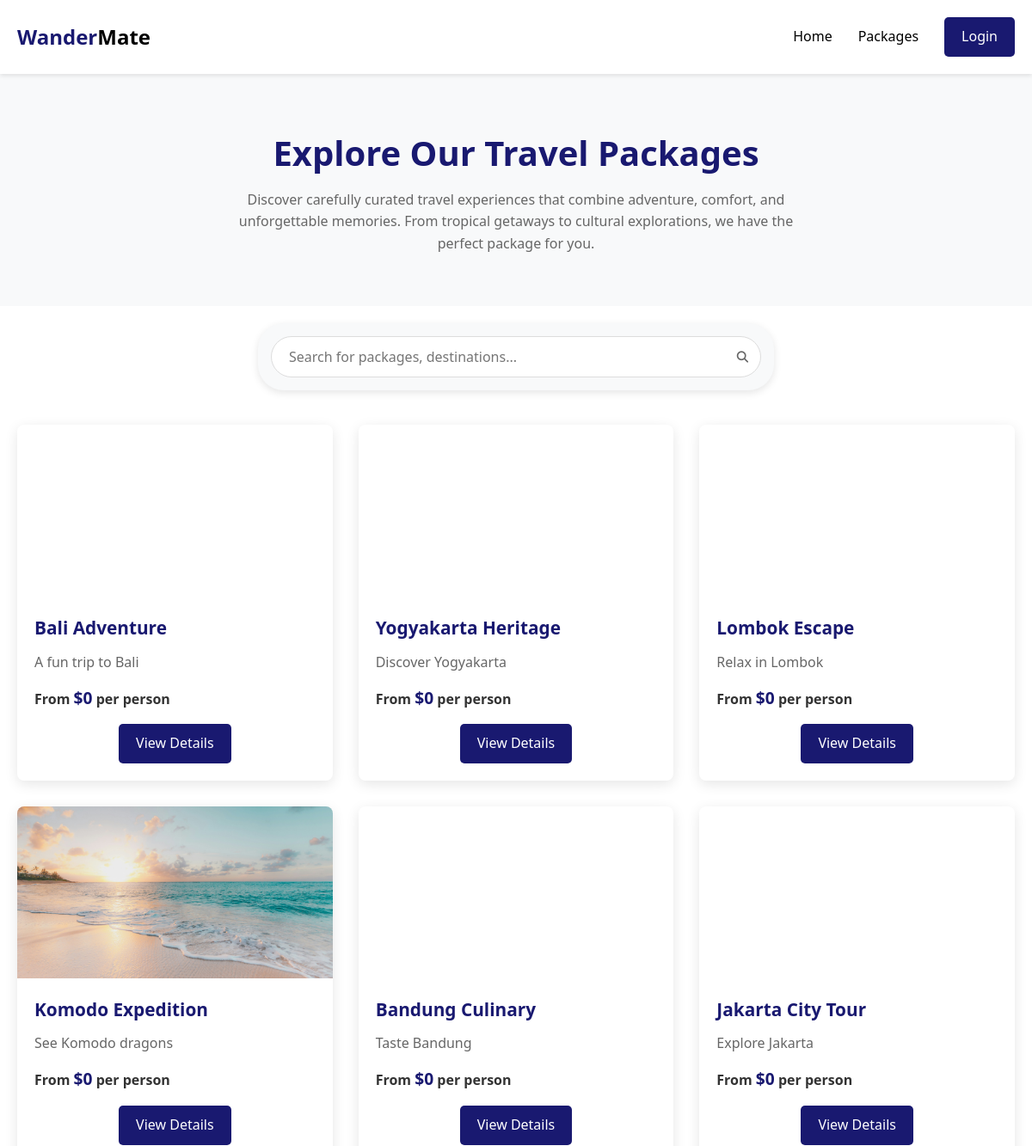
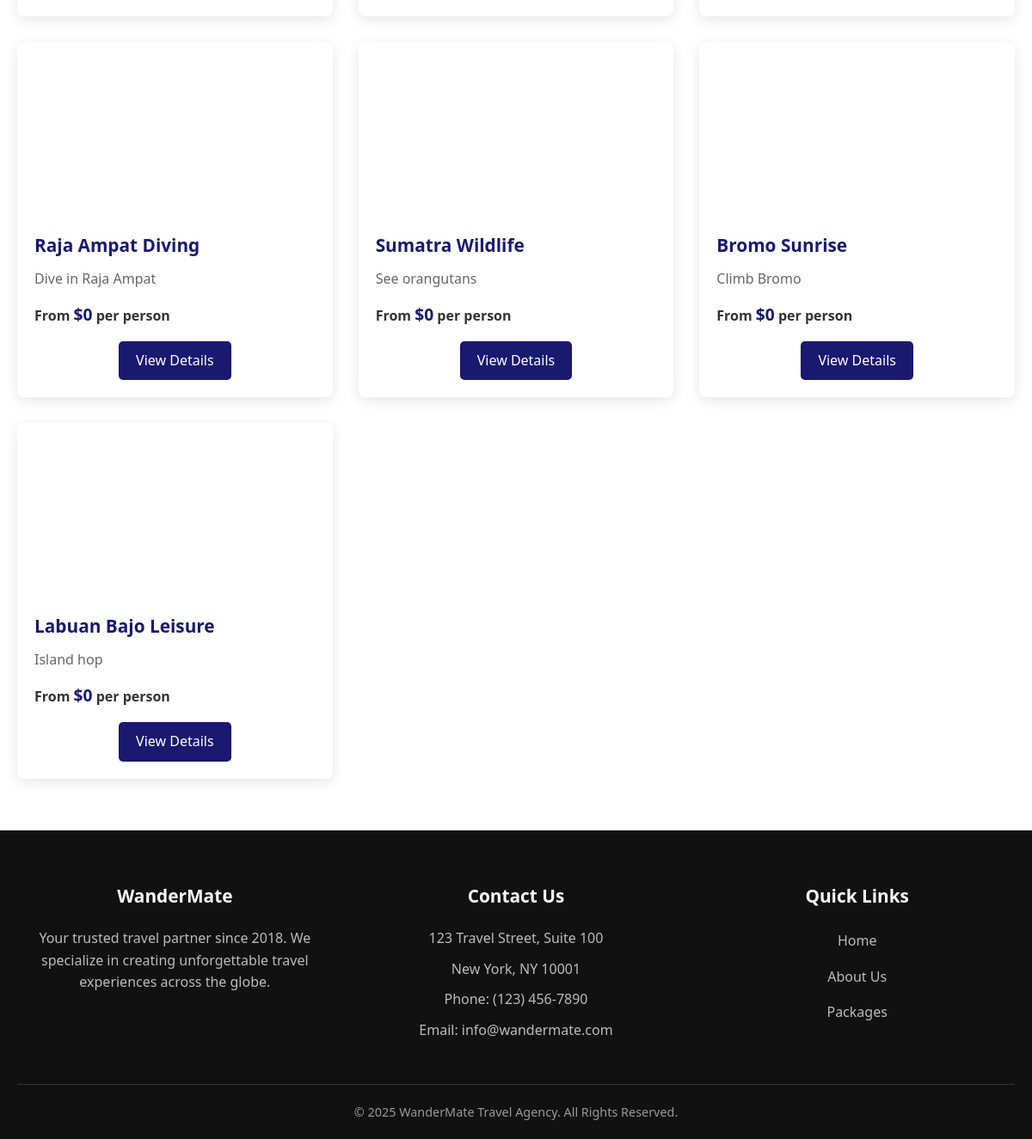
The page /package-list.php on the database as committed earlier (2 pictures, top to bottom).
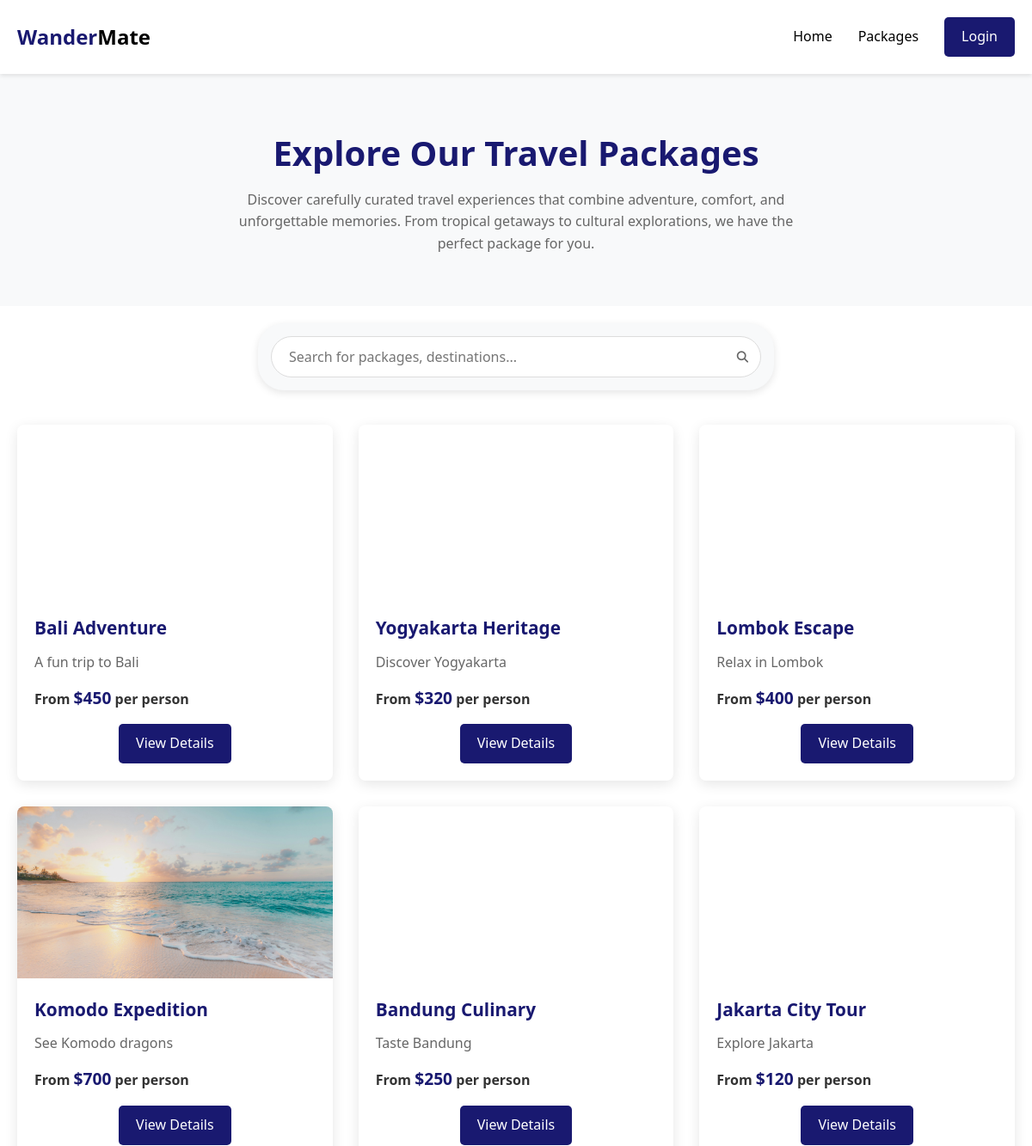
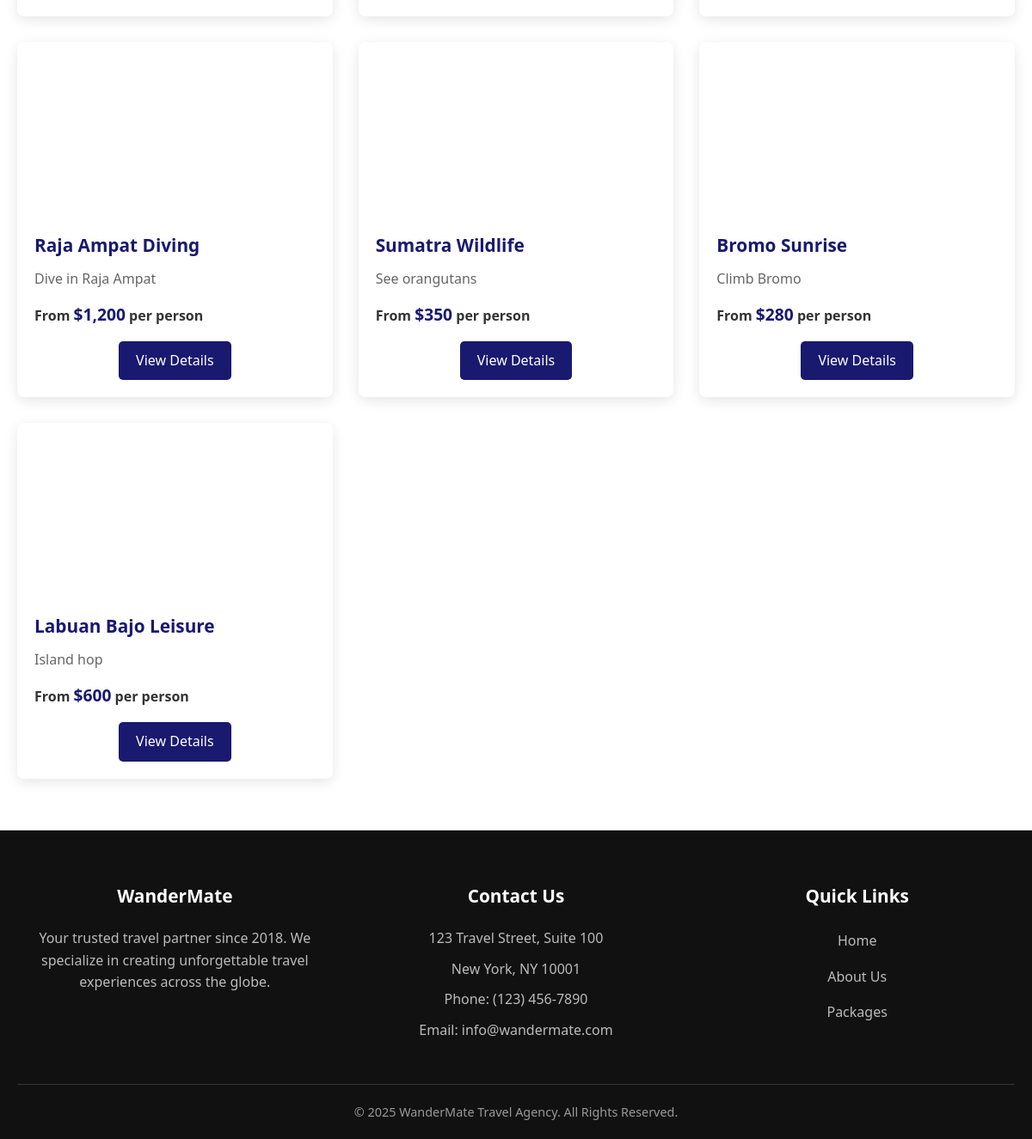
The same page on the database as committed later (2 pictures, top to bottom).
### tables this page shows
CREATE TABLE `packages`
(
    `id`             INT AUTO_INCREMENT NOT NULL,
    `name`           VARCHAR(30)        NOT NULL,
    `subtitle`       VARCHAR(50),
    `price`          INT                NOT NULL,
    `group_size`     INT                NOT NULL,
    `duration`       VARCHAR(20)        NOT NULL,
    `location`       VARCHAR(50)        NOT NULL,
    `start_location` VARCHAR(50)        NOT NULL,
    `end_location`   VARCHAR(50)        NOT NULL,
    `accomodation`   VARCHAR(50),
    `description`    TEXT,
    `highlights`     TEXT,
    `includes`       TEXT,
    `excludes`       TEXT,
    `itinerary`      TEXT,
    CONSTRAINT `packages_PKC` PRIMARY KEY (`id`)
);

### package-list.php (the view, shortened to what this page needs)
<?php
$loggedIn = isset($_SESSION['user_id']);
$conn = new mysqli('localhost', 'root', '', 'wandermate');
$packages = [];
$sql = 'SELECT p.id, p.name, p.description, p.price / p.group_size as price_per_person, (SELECT url FROM images WHERE package_id = p.id LIMIT 1) AS image_url FROM packages p';
$result = $conn->query($sql);
if ($result && $result->num_rows > 0) {
    while ($row = $result->fetch_assoc()) {
        $packages[] = $row;
    }
}
?>
<!DOCTYPE html>
<html lang="en">
<head>
</head>
<body>
    <header>
        <div class="container nav-container">
            <a
                href="#"
                class="logo"
            >
                Wander<span>Mate</span>
            </a>
            <nav>
                <ul>
                    <li>
                        <a href="home.php">Home</a>
                    </li>
                    <li>
                        <a href="package-list.php">Packages</a>
                    </li>
                    <?php if (!$loggedIn): ?>
                        <li>
                            <a
                                href="login.php"
                                class="btn btn-sm"
                            >
                                Login
                            </a>
                        </li>
                    <?php endif; ?>
                </ul>
            </nav>
        </div>
    </header>
    <main>
        <div class="page-header">
            <div class="container">
                <h1>Explore Our Travel Packages</h1>
                <p>Discover carefully curated travel experiences that combine adventure, comfort, and unforgettable memories. From tropical getaways to cultural explorations, we have the perfect package for you.</p>
            </div>
        </div>
        <div class="container">
            <div class="search-container">
                <input
                    type="text"
                    class="search-input"
                    placeholder="Search for packages, destinations..."
                />
                <button
                    class="search-btn"
                    onclick="document.querySelector('.search-input').focus();"
                >
                    <i class="fa-solid fa-magnifying-glass"></i>
                </button>
            </div>
            <div class="packages-grid">
                <?php if (count($packages) > 0): ?>
                    <?php foreach ($packages as $package): ?>
                        <div class="package-card">
                            <div
                                class="package-image"
                                style="background-image: url('<?php echo htmlspecialchars($package['image_url'] ?: 'bali.jpg'); ?>');"
                            ></div>
                            <div class="package-content">
                                <h3 class="package-name"><?php echo htmlspecialchars($package['name']); ?></h3>
                                <p class="package-description"><?php echo htmlspecialchars($package['description']); ?></p>
                                <p class="package-price">From
                                    <span class="price-highlight">$<?php echo number_format($package['price_per_person']); ?></span> per person
                                </p>
                                <div class="package-action">
                                    <a
                                        href="package-detail.php?id=<?php echo $package['id']; ?>"
                                        class="btn"
                                    >
                                        View Details
                                    </a>
                                </div>
                            </div>
                        </div>
                    <?php endforeach; ?>
                <?php else: ?>
                    <p>No packages found.</p>
                <?php endif; ?>
            </div>
        </div>
    </main>
    <footer>
        <div class="container">
            <div class="footer-content">
                <div class="footer-column">
                    <h3>WanderMate</h3>
                    <p>Your trusted travel partner since 2018. We specialize in creating unforgettable travel experiences across the globe.</p>
                </div>
                <div class="footer-column">
                    <h3>Contact Us</h3>
                    <p>123 Travel Street, Suite 100</p>
                    <p>New York, NY 10001</p>
                    <p>Phone: (123) 456-7890</p>
                    <p>Email: info@wandermate.com</p>
                </div>
                <div class="footer-column">
                    <h3>Quick Links</h3>
                    <a href="#">Home</a>
                    <a href="#">About Us</a>
                    <a href="#">Packages</a>
                </div>
            </div>
            <div class="copyright">
                <p>&copy; <?php echo date("Y"); ?> WanderMate Travel Agency. All Rights Reserved.</p>
            </div>
        </div>
    </footer>
</body>
</html>

### package-list.php (style rules this page uses)
html { scroll-behavior: smooth; }
* { margin: 0; padding: 0; box-sizing: border-box; font-family: 'Segoe UI', Tahoma, Geneva, Verdana, sans-serif; }
body { background-color: #fff; color: #000; line-height: 1.6; }
.container { max-width: 1200px; margin: 0 auto; padding: 0 20px; }
.btn { display: inline-block; background-color: midnightblue; color: #fff; padding: 10px 20px; border-radius: 5px; text-decoration: none; font-weight: 500; transition: background-color 0.3s; }
header { background-color: #fff; box-shadow: 0 2px 5px rgba(0, 0, 0, 0.1); position: sticky; top: 0; width: 100%; z-index: 1000; }
.nav-container { display: flex; justify-content: space-between; align-items: center; padding: 20px; }
.logo { font-size: 24px; font-weight: 700; color: midnightblue; cursor: pointer; text-decoration: none; }
.logo span { color: #000; }
nav ul { display: flex; align-items: center; list-style: none; }
nav ul li { margin-left: 30px; }
nav ul li a { text-decoration: none; color: #000; font-weight: 500; transition: color 0.3s; }
footer { background-color: #111; color: #fff; padding: 60px 0 20px; }
.footer-content { display: grid; grid-template-columns: repeat(auto-fit, minmax(200px, 1fr)); gap: 30px; margin-bottom: 40px; }
.footer-column { display: flex; flex-direction: column; align-items: center; text-align: center; }
.footer-column h3 { font-size: 1.3rem; margin-bottom: 20px; color: #fff; }
.footer-column p { color: #bbb; margin-bottom: 10px; width: 100%; }
.footer-column a { color: #bbb; margin-bottom: 10px; text-decoration: none; transition: color 0.3s; display: inline-block; padding: 3px 8px; }
.copyright { text-align: center; padding-top: 20px; border-top: 1px solid #333; color: #999; font-size: 0.9rem; }
.page-header { background-color: #f8f9fa; padding: 60px 0; text-align: center; margin-bottom: 20px; }
.page-header h1 { font-size: 2.5rem; color: midnightblue; margin-bottom: 10px; }
.page-header p { color: #666; max-width: 700px; margin: 0 auto; }
.search-container { max-width: 600px; margin: 0 auto 40px; position: relative; display: flex; align-items: center; background-color: #f8f9fa; padding: 15px; border-radius: 30px; box-shadow: 0 3px 10px rgba(0, 0, 0, 0.1); }
.search-input { padding: 12px 20px; border: 1px solid #ddd; border-radius: 30px; outline: none; font-size: 16px; width: 100%; transition: all 0.3s; }
.search-btn { background: none; border: none; cursor: pointer; position: absolute; width: fit-content; height: fit-content; right: 30px; color: #666; }
.packages-grid { display: grid; grid-template-columns: repeat(auto-fill, minmax(300px, 1fr)); gap: 30px; margin-bottom: 60px; }
.package-card { border-radius: 8px; overflow: hidden; box-shadow: 0 4px 15px rgba(0, 0, 0, 0.1); transition: transform 0.3s, box-shadow 0.3s; }
.package-image { height: 200px; background-size: cover; background-position: center; }
.package-content { padding: 20px; }
.package-name { font-size: 1.3rem; font-weight: 600; margin-bottom: 10px; color: midnightblue; }
.package-description { color: #666; margin-bottom: 15px; line-height: 1.5; }
.package-price { font-weight: 600; color: #333; margin-bottom: 15px; }
.price-highlight { color: midnightblue; font-size: 1.2rem; }
.package-action { text-align: center; }

Rows that differ between the two databases and show on the page:
changed packages "Bali Adventure": price_per_person "0" → "450"
changed packages "Yogyakarta Heritage": price_per_person "0" → "320"
changed packages "Lombok Escape": price_per_person "0" → "400"
changed packages "Komodo Expedition": price_per_person "0" → "700"
changed packages "Bandung Culinary": price_per_person "0" → "250"
changed packages "Jakarta City Tour": price_per_person "0" → "120"
changed packages "Raja Ampat Diving": price_per_person "0" → "1,200"
changed packages "Sumatra Wildlife": price_per_person "0" → "350"
changed packages "Bromo Sunrise": price_per_person "0" → "280"
changed packages "Labuan Bajo Leisure": price_per_person "0" → "600"
